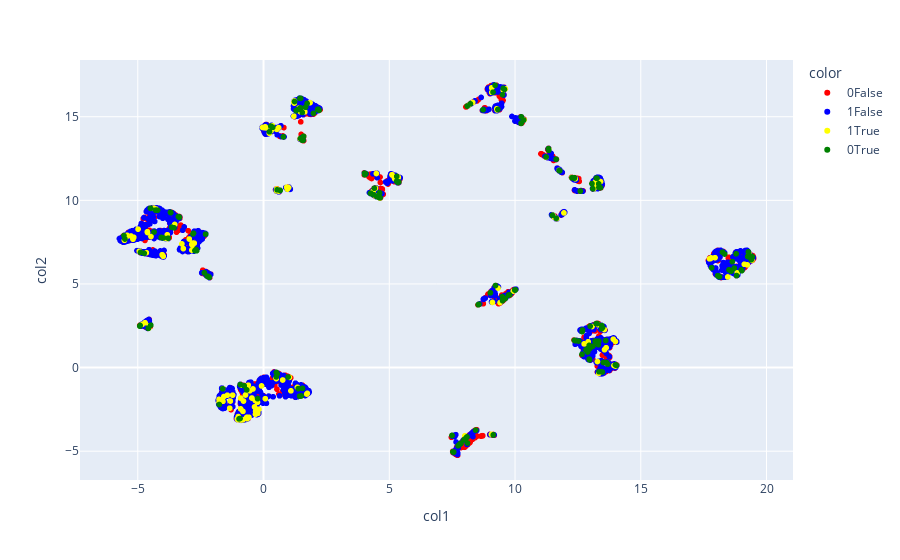

Source (notebook cell):
### Code cell
fig = px.scatter(umap_train, x='col1', y='col2', opacity=1, color=umap_train[label_col].astype(str) + umap_train['keep_label'].astype(str),
                 color_discrete_sequence=['red', 'blue', 'yellow', 'green', 0.5]
                )
fig.show()

### Figure 1 — Plotly figure (JSON) as saved in the notebook; plotly's stock layout.template omitted (floating-point values rounded to 4 significant figures; data arrays with more than 128 entries replaced by an {"elided": "..."} marker saying what was removed)
{"data": [{"hovertemplate": "color=0False<br>col1=%{x}<br>col2=%{y}<extra></extra>", "legendgroup": "0False", "marker": {"color": "red", "opacity": 1, "symbol": "circle"}, "mode": "markers", "name": "0False", "showlegend": true, "type": "scattergl", "x": {"elided": "4184 float values"}, "xaxis": "x", "y": {"elided": "4184 float values"}, "yaxis": "y"}, {"hovertemplate": "color=1False<br>col1=%{x}<br>col2=%{y}<extra></extra>", "legendgroup": "1False", "marker": {"color": "blue", "opacity": 1, "symbol": "circle"}, "mode": "markers", "name": "1False", "showlegend": true, "type": "scattergl", "x": {"elided": "3769 float values"}, "xaxis": "x", "y": {"elided": "3769 float values"}, "yaxis": "y"}, {"hovertemplate": "color=1True<br>col1=%{x}<br>col2=%{y}<extra></extra>", "legendgroup": "1True", "marker": {"color": "yellow", "opacity": 1, "symbol": "circle"}, "mode": "markers", "name": "1True", "showlegend": true, "type": "scattergl", "x": {"elided": "190 float values"}, "xaxis": "x", "y": {"elided": "190 float values"}, "yaxis": "y"}, {"hovertemplate": "color=0True<br>col1=%{x}<br>col2=%{y}<extra></extra>", "legendgroup": "0True", "marker": {"color": "green", "opacity": 1, "symbol": "circle"}, "mode": "markers", "name": "0True", "showlegend": true, "type": "scattergl", "x": {"elided": "228 float values"}, "xaxis": "x", "y": {"elided": "228 float values"}, "yaxis": "y"}], "layout": {"autosize": true, "legend": {"title": {"text": "color"}, "tracegroupgap": 0}, "margin": {"t": 60}, "xaxis": {"anchor": "y", "autorange": true, "domain": [0, 1], "range": [-7.21, 20.96], "title": {"text": "col1"}, "type": "linear"}, "yaxis": {"anchor": "x", "autorange": true, "domain": [0, 1], "range": [-6.958, 18.63], "title": {"text": "col2"}, "type": "linear"}}}
